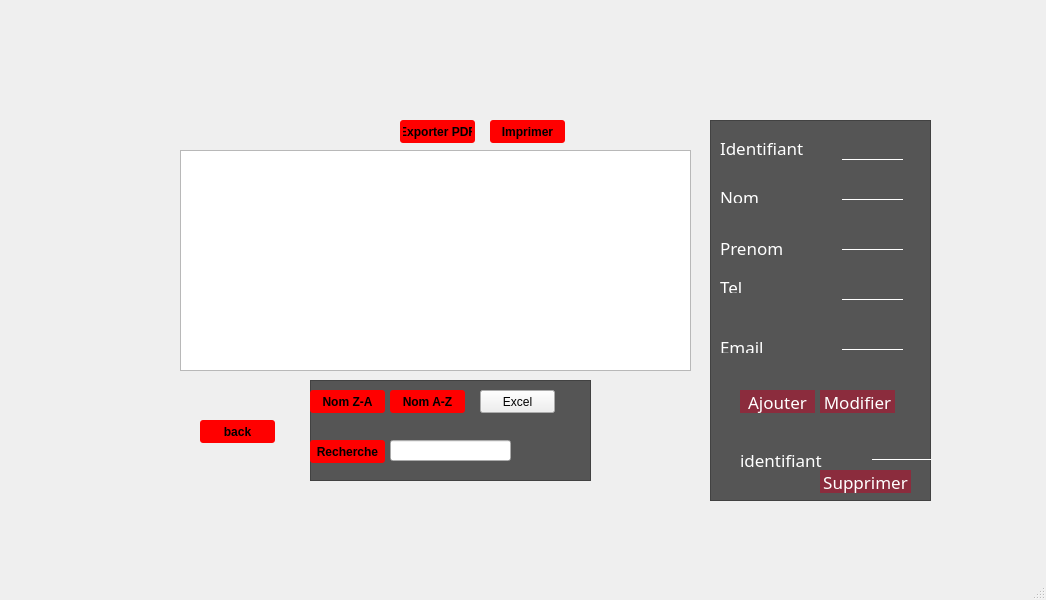
<?xml version="1.0" encoding="UTF-8"?>
<ui version="4.0">
 <class>baha</class>
 <widget class="QMainWindow" name="baha">
  <property name="geometry">
   <rect>
    <x>0</x>
    <y>0</y>
    <width>1046</width>
    <height>600</height>
   </rect>
  </property>
  <property name="windowTitle">
   <string>MainWindow</string>
  </property>
  <widget class="QWidget" name="centralwidget">
   <widget class="QStackedWidget" name="stackedWidget">
    <property name="geometry">
     <rect>
      <x>110</x>
      <y>100</y>
      <width>861</width>
      <height>421</height>
     </rect>
    </property>
    <property name="currentIndex">
     <number>2</number>
    </property>
    <widget class="QWidget" name="page">
     <widget class="QTableView" name="tableView_2">
      <property name="geometry">
       <rect>
        <x>90</x>
        <y>10</y>
        <width>391</width>
        <height>281</height>
       </rect>
      </property>
     </widget>
     <widget class="QFrame" name="frame_2">
      <property name="geometry">
       <rect>
        <x>520</x>
        <y>40</y>
        <width>311</width>
        <height>371</height>
       </rect>
      </property>
      <property name="styleSheet">
       <string notr="true">*{
	font-family:century gothic;
	color:white;
	font-size:17px;
}

QFrame
{
	background:#555;
}

/*QToolButton
{
	background:red;
	border-radius:60px;
}*/

QPushButton
{
	color:white;
	background:#8B2C3D;
	border-radius:15px;
}

QPushButton:hover
{
	color:#8B2C3D;
	border-radius:15px;
	background:#fff;
}

QLineEdit
{
	background:transparent;
	border:none;	
	color:#fff;
	border-bottom:1px solid  #fff;
}</string>
      </property>
      <property name="frameShape">
       <enum>QFrame::StyledPanel</enum>
      </property>
      <property name="frameShadow">
       <enum>QFrame::Raised</enum>
      </property>
      <widget class="QLabel" name="label_7">
       <property name="geometry">
        <rect>
         <x>20</x>
         <y>40</y>
         <width>91</width>
         <height>21</height>
        </rect>
       </property>
       <property name="text">
        <string>ID_groupe</string>
       </property>
      </widget>
      <widget class="QLabel" name="label_8">
       <property name="geometry">
        <rect>
         <x>10</x>
         <y>90</y>
         <width>131</width>
         <height>20</height>
        </rect>
       </property>
       <property name="text">
        <string>Niveau_groupe</string>
       </property>
      </widget>
      <widget class="QLabel" name="label_9">
       <property name="geometry">
        <rect>
         <x>10</x>
         <y>130</y>
         <width>131</width>
         <height>21</height>
        </rect>
       </property>
       <property name="text">
        <string>type_groupe</string>
       </property>
      </widget>
      <widget class="QLineEdit" name="le_id_groupe">
       <property name="geometry">
        <rect>
         <x>160</x>
         <y>40</y>
         <width>113</width>
         <height>20</height>
        </rect>
       </property>
      </widget>
      <widget class="QLineEdit" name="le_niveau_groupe">
       <property name="geometry">
        <rect>
         <x>160</x>
         <y>90</y>
         <width>113</width>
         <height>20</height>
        </rect>
       </property>
      </widget>
      <widget class="QLineEdit" name="le_type_groupe">
       <property name="geometry">
        <rect>
         <x>160</x>
         <y>130</y>
         <width>113</width>
         <height>20</height>
        </rect>
       </property>
      </widget>
      <widget class="QPushButton" name="pushButton_2">
       <property name="geometry">
        <rect>
         <x>50</x>
         <y>210</y>
         <width>75</width>
         <height>23</height>
        </rect>
       </property>
       <property name="text">
        <string>Ajouter</string>
       </property>
      </widget>
      <widget class="QPushButton" name="pushButton_modifiergroupe">
       <property name="geometry">
        <rect>
         <x>150</x>
         <y>210</y>
         <width>75</width>
         <height>23</height>
        </rect>
       </property>
       <property name="text">
        <string>Modifier</string>
       </property>
      </widget>
      <widget class="QPushButton" name="pushButton_4_supgroupe">
       <property name="geometry">
        <rect>
         <x>100</x>
         <y>170</y>
         <width>91</width>
         <height>23</height>
        </rect>
       </property>
       <property name="text">
        <string>Supprimer</string>
       </property>
      </widget>
      <widget class="QPushButton" name="pushButton_16">
       <property name="geometry">
        <rect>
         <x>10</x>
         <y>320</y>
         <width>111</width>
         <height>23</height>
        </rect>
       </property>
       <property name="text">
        <string>Recherche</string>
       </property>
      </widget>
      <widget class="QLineEdit" name="recherche">
       <property name="geometry">
        <rect>
         <x>130</x>
         <y>320</y>
         <width>113</width>
         <height>20</height>
        </rect>
       </property>
      </widget>
     </widget>
     <widget class="QPushButton" name="pushButton_11">
      <property name="geometry">
       <rect>
        <x>90</x>
        <y>370</y>
        <width>75</width>
        <height>23</height>
       </rect>
      </property>
      <property name="styleSheet">
       <string notr="true">QPushButton {
padding: 3px;
border-radius: 3px;
background-color:rgb(255, 0, 0);
font-weight: bold;
}
QPushButton:hover
{
color :white;
}</string>
      </property>
      <property name="text">
       <string>back</string>
      </property>
     </widget>
     <widget class="QPushButton" name="pushButton_12">
      <property name="geometry">
       <rect>
        <x>480</x>
        <y>10</y>
        <width>91</width>
        <height>23</height>
       </rect>
      </property>
      <property name="styleSheet">
       <string notr="true">QPushButton {
padding: 3px;
border-radius: 3px;
background-color:rgb(255, 0, 0);
font-weight: bold;
}
QPushButton:hover
{
color :white;
}</string>
      </property>
      <property name="text">
       <string>EXPORTER pdf</string>
      </property>
     </widget>
     <widget class="QPushButton" name="pushButton_13">
      <property name="geometry">
       <rect>
        <x>600</x>
        <y>10</y>
        <width>75</width>
        <height>23</height>
       </rect>
      </property>
      <property name="styleSheet">
       <string notr="true">QPushButton {
padding: 3px;
border-radius: 3px;
background-color:rgb(255, 0, 0);
font-weight: bold;
}
QPushButton:hover
{
color :white;
}</string>
      </property>
      <property name="text">
       <string>Imprimer</string>
      </property>
     </widget>
     <widget class="QPushButton" name="pushButton_14">
      <property name="geometry">
       <rect>
        <x>300</x>
        <y>370</y>
        <width>75</width>
        <height>23</height>
       </rect>
      </property>
      <property name="styleSheet">
       <string notr="true">QPushButton {
padding: 3px;
border-radius: 3px;
background-color:rgb(255, 0, 0);
font-weight: bold;
}
QPushButton:hover
{
color :white;
}</string>
      </property>
      <property name="text">
       <string>Nom A/Z</string>
      </property>
     </widget>
     <widget class="QPushButton" name="pushButton_15">
      <property name="geometry">
       <rect>
        <x>180</x>
        <y>370</y>
        <width>75</width>
        <height>23</height>
       </rect>
      </property>
      <property name="styleSheet">
       <string notr="true">QPushButton {
padding: 3px;
border-radius: 3px;
background-color:rgb(255, 0, 0);
font-weight: bold;
}
QPushButton:hover
{
color :white;
}</string>
      </property>
      <property name="text">
       <string>Nom Z-A</string>
      </property>
     </widget>
     <widget class="QLabel" name="label_11">
      <property name="geometry">
       <rect>
        <x>80</x>
        <y>-40</y>
        <width>781</width>
        <height>461</height>
       </rect>
      </property>
      <property name="text">
       <string/>
      </property>
      <property name="pixmap">
       <pixmap>../../Desktop/164492392_156473049661713_6032789819772175644_n.png</pixmap>
      </property>
     </widget>
     <zorder>label_11</zorder>
     <zorder>tableView_2</zorder>
     <zorder>frame_2</zorder>
     <zorder>pushButton_11</zorder>
     <zorder>pushButton_12</zorder>
     <zorder>pushButton_13</zorder>
     <zorder>pushButton_14</zorder>
     <zorder>pushButton_15</zorder>
    </widget>
    <widget class="QWidget" name="page_5">
     <widget class="QPushButton" name="pushButton_8">
      <property name="geometry">
       <rect>
        <x>380</x>
        <y>80</y>
        <width>181</width>
        <height>51</height>
       </rect>
      </property>
      <property name="styleSheet">
       <string notr="true">QPushButton {
padding: 5px;
border-radius: 5px;
background-color:rgb(255, 0, 0);
font-weight: bold;
}
QPushButton:hover
{
color :white;
}</string>
      </property>
      <property name="text">
       <string>groupe</string>
      </property>
     </widget>
     <widget class="QPushButton" name="pushButton_9">
      <property name="geometry">
       <rect>
        <x>380</x>
        <y>150</y>
        <width>181</width>
        <height>51</height>
       </rect>
      </property>
      <property name="styleSheet">
       <string notr="true">QPushButton {
padding: 5px;
border-radius: 5px;
background-color:rgb(255, 0, 0);
font-weight: bold;
}
QPushButton:hover
{
color :white;
}</string>
      </property>
      <property name="text">
       <string>adherent</string>
      </property>
     </widget>
    </widget>
    <widget class="QWidget" name="page_2">
     <widget class="QStackedWidget" name="stackedWidget_2">
      <property name="geometry">
       <rect>
        <x>140</x>
        <y>351</y>
        <width>811</width>
        <height>16</height>
       </rect>
      </property>
      <widget class="QWidget" name="page_3"/>
      <widget class="QWidget" name="page_4"/>
     </widget>
     <widget class="QTableView" name="tableView">
      <property name="geometry">
       <rect>
        <x>70</x>
        <y>50</y>
        <width>511</width>
        <height>221</height>
       </rect>
      </property>
     </widget>
     <widget class="QFrame" name="frame">
      <property name="geometry">
       <rect>
        <x>600</x>
        <y>20</y>
        <width>221</width>
        <height>381</height>
       </rect>
      </property>
      <property name="styleSheet">
       <string notr="true">*{
	font-family:century gothic;
	color:white;
	font-size:17px;
}

QFrame
{
	background:#555;
}

/*QToolButton
{
	background:red;
	border-radius:60px;
}*/

QPushButton
{
	color:white;
	background:#8B2C3D;
	border-radius:15px;
}

QPushButton:hover
{
	color:#8B2C3D;
	border-radius:15px;
	background:#fff;
}

QLineEdit
{
	background:transparent;
	border:none;	
	color:#fff;
	border-bottom:1px solid  #fff;
}</string>
      </property>
      <property name="frameShape">
       <enum>QFrame::StyledPanel</enum>
      </property>
      <property name="frameShadow">
       <enum>QFrame::Raised</enum>
      </property>
      <widget class="QLabel" name="label">
       <property name="geometry">
        <rect>
         <x>10</x>
         <y>20</y>
         <width>121</width>
         <height>16</height>
        </rect>
       </property>
       <property name="text">
        <string>Identifiant</string>
       </property>
      </widget>
      <widget class="QLabel" name="label_2">
       <property name="geometry">
        <rect>
         <x>10</x>
         <y>70</y>
         <width>47</width>
         <height>13</height>
        </rect>
       </property>
       <property name="text">
        <string>Nom</string>
       </property>
      </widget>
      <widget class="QLabel" name="label_3">
       <property name="geometry">
        <rect>
         <x>10</x>
         <y>120</y>
         <width>71</width>
         <height>16</height>
        </rect>
       </property>
       <property name="text">
        <string>Prenom</string>
       </property>
      </widget>
      <widget class="QLabel" name="label_4">
       <property name="geometry">
        <rect>
         <x>10</x>
         <y>160</y>
         <width>47</width>
         <height>13</height>
        </rect>
       </property>
       <property name="text">
        <string>Tel</string>
       </property>
      </widget>
      <widget class="QLabel" name="label_5">
       <property name="geometry">
        <rect>
         <x>10</x>
         <y>220</y>
         <width>47</width>
         <height>13</height>
        </rect>
       </property>
       <property name="text">
        <string>Email</string>
       </property>
      </widget>
      <widget class="QLineEdit" name="le_id">
       <property name="geometry">
        <rect>
         <x>132</x>
         <y>20</y>
         <width>61</width>
         <height>20</height>
        </rect>
       </property>
      </widget>
      <widget class="QLineEdit" name="le_nom">
       <property name="geometry">
        <rect>
         <x>132</x>
         <y>60</y>
         <width>61</width>
         <height>20</height>
        </rect>
       </property>
       <property name="text">
        <string/>
       </property>
      </widget>
      <widget class="QLineEdit" name="le_prenom">
       <property name="geometry">
        <rect>
         <x>132</x>
         <y>110</y>
         <width>61</width>
         <height>20</height>
        </rect>
       </property>
      </widget>
      <widget class="QLineEdit" name="le_tel">
       <property name="geometry">
        <rect>
         <x>132</x>
         <y>160</y>
         <width>61</width>
         <height>20</height>
        </rect>
       </property>
      </widget>
      <widget class="QLineEdit" name="le_email">
       <property name="geometry">
        <rect>
         <x>132</x>
         <y>210</y>
         <width>61</width>
         <height>20</height>
        </rect>
       </property>
      </widget>
      <widget class="QPushButton" name="on_pb_ajouter">
       <property name="geometry">
        <rect>
         <x>30</x>
         <y>270</y>
         <width>75</width>
         <height>23</height>
        </rect>
       </property>
       <property name="text">
        <string>Ajouter</string>
       </property>
      </widget>
      <widget class="QPushButton" name="pushButton">
       <property name="geometry">
        <rect>
         <x>110</x>
         <y>270</y>
         <width>75</width>
         <height>23</height>
        </rect>
       </property>
       <property name="text">
        <string>Modifier</string>
       </property>
      </widget>
      <widget class="QPushButton" name="pushButtonsupp">
       <property name="geometry">
        <rect>
         <x>110</x>
         <y>350</y>
         <width>91</width>
         <height>23</height>
        </rect>
       </property>
       <property name="text">
        <string>Supprimer</string>
       </property>
      </widget>
      <widget class="QLineEdit" name="le_id_supp">
       <property name="geometry">
        <rect>
         <x>162</x>
         <y>320</y>
         <width>61</width>
         <height>20</height>
        </rect>
       </property>
      </widget>
      <widget class="QLabel" name="label_6">
       <property name="geometry">
        <rect>
         <x>30</x>
         <y>330</y>
         <width>91</width>
         <height>20</height>
        </rect>
       </property>
       <property name="text">
        <string>identifiant</string>
       </property>
      </widget>
     </widget>
     <widget class="QPushButton" name="pushButton_10">
      <property name="geometry">
       <rect>
        <x>90</x>
        <y>320</y>
        <width>75</width>
        <height>23</height>
       </rect>
      </property>
      <property name="styleSheet">
       <string notr="true">QPushButton {
padding: 3px;
border-radius: 3px;
background-color:rgb(255, 0, 0);
font-weight: bold;
}
QPushButton:hover
{
color :white;
}</string>
      </property>
      <property name="text">
       <string>back</string>
      </property>
     </widget>
     <widget class="QFrame" name="frame_3">
      <property name="geometry">
       <rect>
        <x>200</x>
        <y>280</y>
        <width>281</width>
        <height>101</height>
       </rect>
      </property>
      <property name="styleSheet">
       <string notr="true">QFrame
{
	background:#555;
}</string>
      </property>
      <property name="frameShape">
       <enum>QFrame::StyledPanel</enum>
      </property>
      <property name="frameShadow">
       <enum>QFrame::Raised</enum>
      </property>
      <widget class="QPushButton" name="pushButton_7">
       <property name="geometry">
        <rect>
         <x>0</x>
         <y>10</y>
         <width>75</width>
         <height>23</height>
        </rect>
       </property>
       <property name="styleSheet">
        <string notr="true">QPushButton {
padding: 3px;
border-radius: 3px;
background-color:rgb(255, 0, 0);
font-weight: bold;
}
QPushButton:hover
{
color :white;
}</string>
       </property>
       <property name="text">
        <string>Nom Z-A</string>
       </property>
      </widget>
      <widget class="QPushButton" name="pushButton_6">
       <property name="geometry">
        <rect>
         <x>80</x>
         <y>10</y>
         <width>75</width>
         <height>23</height>
        </rect>
       </property>
       <property name="styleSheet">
        <string notr="true">QPushButton {
padding: 3px;
border-radius: 3px;
background-color:rgb(255, 0, 0);
font-weight: bold;
}
QPushButton:hover
{
color :white;
}</string>
       </property>
       <property name="text">
        <string>Nom A-Z</string>
       </property>
      </widget>
      <widget class="QLineEdit" name="labelrecherche">
       <property name="geometry">
        <rect>
         <x>80</x>
         <y>60</y>
         <width>121</width>
         <height>21</height>
        </rect>
       </property>
      </widget>
      <widget class="QPushButton" name="pushButton_5">
       <property name="geometry">
        <rect>
         <x>0</x>
         <y>60</y>
         <width>75</width>
         <height>23</height>
        </rect>
       </property>
       <property name="styleSheet">
        <string notr="true">QPushButton {
padding: 3px;
border-radius: 3px;
background-color:rgb(255, 0, 0);
font-weight: bold;
}
QPushButton:hover
{
color :white;
}</string>
       </property>
       <property name="text">
        <string>Recherche</string>
       </property>
      </widget>
      <widget class="QPushButton" name="pushButton_17">
       <property name="geometry">
        <rect>
         <x>170</x>
         <y>10</y>
         <width>75</width>
         <height>23</height>
        </rect>
       </property>
       <property name="text">
        <string>Excel</string>
       </property>
      </widget>
     </widget>
     <widget class="QPushButton" name="pushButton_3">
      <property name="geometry">
       <rect>
        <x>290</x>
        <y>20</y>
        <width>75</width>
        <height>23</height>
       </rect>
      </property>
      <property name="styleSheet">
       <string notr="true">QPushButton {
padding: 3px;
border-radius: 3px;
background-color:rgb(255, 0, 0);
font-weight: bold;
}
QPushButton:hover
{
color :white;
}</string>
      </property>
      <property name="text">
       <string>Exporter PDF</string>
      </property>
     </widget>
     <widget class="QPushButton" name="pushButton_4">
      <property name="geometry">
       <rect>
        <x>380</x>
        <y>20</y>
        <width>75</width>
        <height>23</height>
       </rect>
      </property>
      <property name="styleSheet">
       <string notr="true">QPushButton {
padding: 3px;
border-radius: 3px;
background-color:rgb(255, 0, 0);
font-weight: bold;
}
QPushButton:hover
{
color :white;
}</string>
      </property>
      <property name="text">
       <string>Imprimer</string>
      </property>
     </widget>
     <widget class="QLabel" name="label_10">
      <property name="geometry">
       <rect>
        <x>50</x>
        <y>-70</y>
        <width>811</width>
        <height>501</height>
       </rect>
      </property>
      <property name="text">
       <string/>
      </property>
      <property name="pixmap">
       <pixmap>../../Desktop/164492392_156473049661713_6032789819772175644_n.png</pixmap>
      </property>
     </widget>
     <zorder>label_10</zorder>
     <zorder>stackedWidget_2</zorder>
     <zorder>tableView</zorder>
     <zorder>frame</zorder>
     <zorder>pushButton_10</zorder>
     <zorder>frame_3</zorder>
     <zorder>pushButton_3</zorder>
     <zorder>pushButton_4</zorder>
    </widget>
   </widget>
  </widget>
  <widget class="QMenuBar" name="menubar">
   <property name="geometry">
    <rect>
     <x>0</x>
     <y>0</y>
     <width>1046</width>
     <height>22</height>
    </rect>
   </property>
  </widget>
  <widget class="QStatusBar" name="statusbar"/>
 </widget>
 <resources/>
 <connections/>
</ui>
